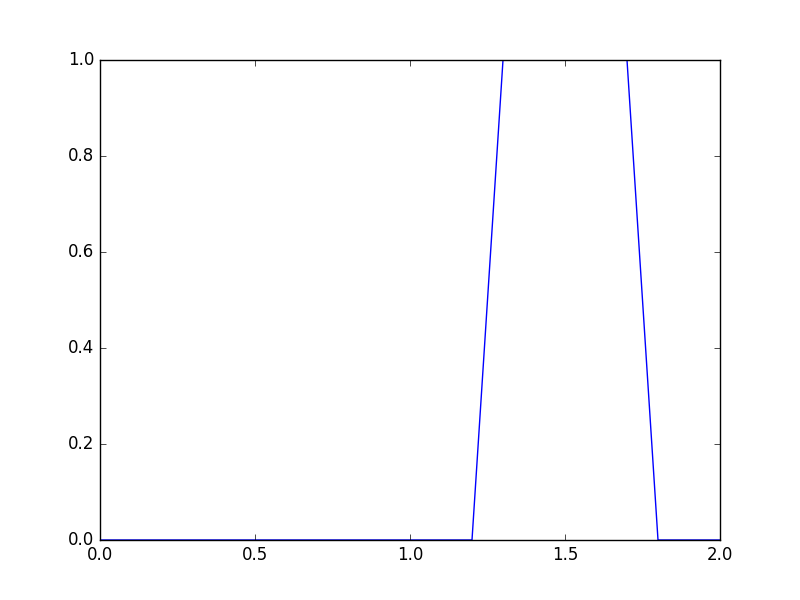

Write the Python code that produced this figure.
import numpy as np
import matplotlib.pyplot as plt

datos=np.loadtxt('data.txt')
plt.plot(datos[:,0],datos[:,1])
plt.savefig('grafica.png')

